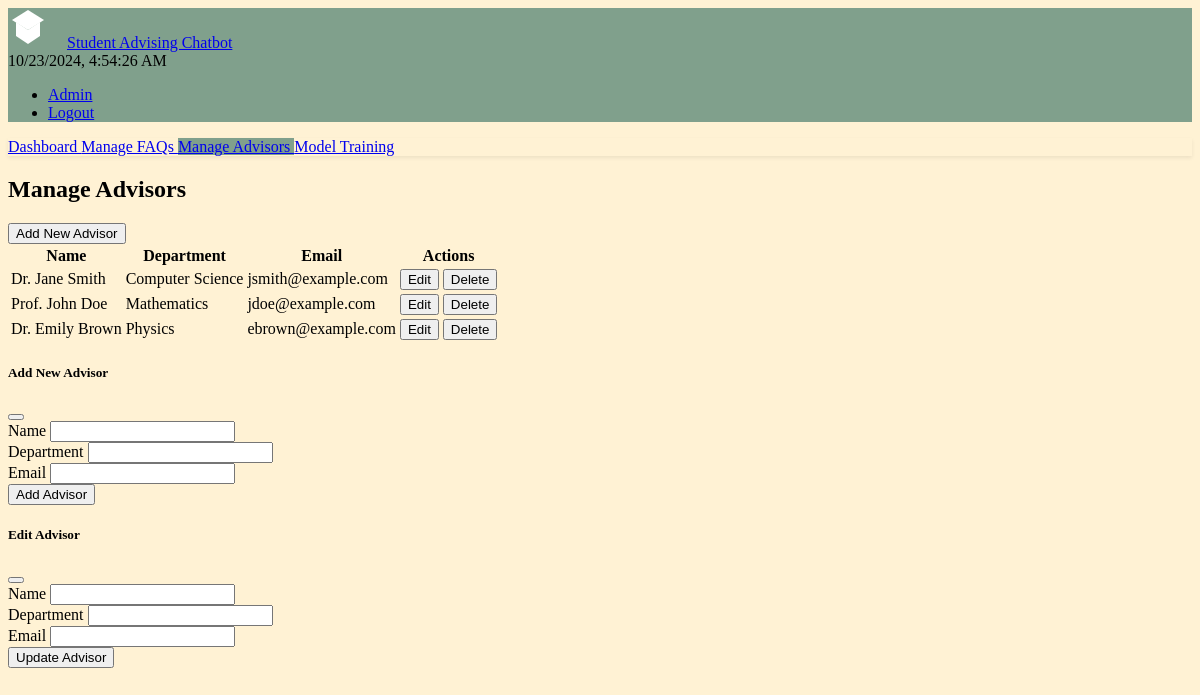
The app's page /admin/advisors (signed in), older data.
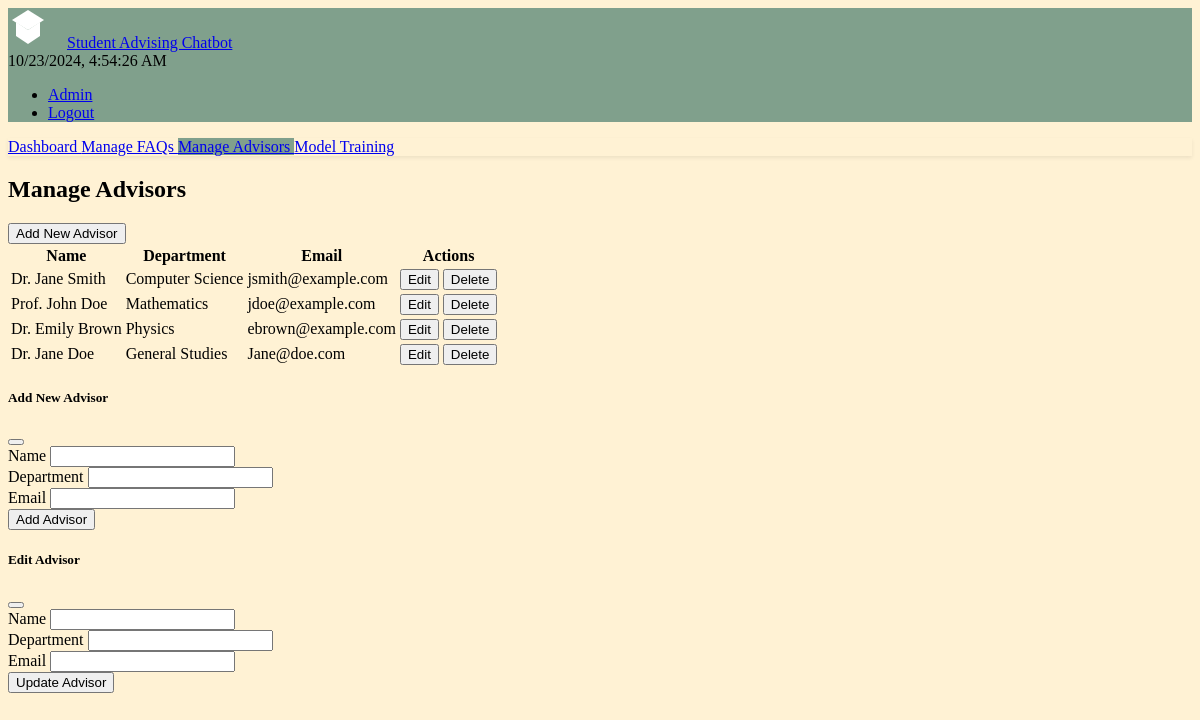
The same page, newer data.
### models.py (models this page shows, shortened)
class Advisor(db.Model):
    id = db.Column(db.Integer, primary_key=True)
    name = db.Column(db.String(64), nullable=False)
    department = db.Column(db.String(64))
    email = db.Column(db.String(120), unique=True, nullable=False)

### routes.py (the view)
@app.route('/admin/advisors')
@admin_required
def admin_advisors():
    advisors = Advisor.query.all()
    return render_template('admin/advisors.html', active_page='advisors', advisors=advisors)

### auth.py (called while the page is built)
@login_manager.user_loader
def load_user(user_id):
    return User.query.get(int(user_id))

### routes.py (called while the page is built)
def admin_required(f):
    @wraps(f)
    def decorated_function(*args, **kwargs):
        if not current_user.is_authenticated or not current_user.is_admin:
            flash('You must be an admin to access this page.', 'error')
            return redirect(url_for('login'))
        return f(*args, **kwargs)
    return decorated_function

### templates/admin/advisors.html (shortened to what this page needs)
{% extends "admin/base.html" %}
{% block admin_content %}
<h2 class="mb-4">Manage Advisors</h2>
<button type="button" class="btn btn-primary mb-4" data-bs-toggle="modal" data-bs-target="#addAdvisorModal">
    Add New Advisor
</button>
<div class="table-responsive">
    <table class="table table-striped">
        <thead>
            <tr>
                <th>Name</th>
                <th>Department</th>
                <th>Email</th>
                <th>Actions</th>
            </tr>
        </thead>
        <tbody>
            {% for advisor in advisors %}
            <tr>
                <td>{{ advisor.name }}</td>
                <td>{{ advisor.department }}</td>
                <td>{{ advisor.email }}</td>
                <td>
                    <button class="btn btn-sm btn-secondary" onclick="editAdvisor({{ advisor.id }})">Edit</button>
                    <button class="btn btn-sm btn-danger" onclick="deleteAdvisor({{ advisor.id }})">Delete</button>
                </td>
            </tr>
            {% endfor %}
        </tbody>
    </table>
</div>
<div class="modal fade" id="addAdvisorModal" tabindex="-1">
    <div class="modal-dialog">
        <div class="modal-content">
            <div class="modal-header">
                <h5 class="modal-title">Add New Advisor</h5>
                <button type="button" class="btn-close" data-bs-dismiss="modal"></button>
            </div>
            <div class="modal-body">
                <form id="addAdvisorForm" method="POST" action="{{ url_for('admin_add_advisor') }}">
                    <div class="mb-3">
                        <label for="name" class="form-label">Name</label>
                        <input type="text" class="form-control" id="name" name="name" required>
                    </div>
                    <div class="mb-3">
                        <label for="department" class="form-label">Department</label>
                        <input type="text" class="form-control" id="department" name="department" required>
                    </div>
                    <div class="mb-3">
                        <label for="email" class="form-label">Email</label>
                        <input type="email" class="form-control" id="email" name="email" required>
                    </div>
                    <button type="submit" class="btn btn-primary">Add Advisor</button>
                </form>
            </div>
        </div>
    </div>
</div>
<div class="modal fade" id="editAdvisorModal" tabindex="-1">
    <div class="modal-dialog">
        <div class="modal-content">
            <div class="modal-header">
                <h5 class="modal-title">Edit Advisor</h5>
                <button type="button" class="btn-close" data-bs-dismiss="modal"></button>
            </div>
            <div class="modal-body">
                <form id="editAdvisorForm" method="POST">
                    <div class="mb-3">
                        <label for="editName" class="form-label">Name</label>
                        <input type="text" class="form-control" id="editName" name="name" required>
                    </div>
                    <div class="mb-3">
                        <label for="editDepartment" class="form-label">Department</label>
                        <input type="text" class="form-control" id="editDepartment" name="department" required>
                    </div>
                    <div class="mb-3">
                        <label for="editEmail" class="form-label">Email</label>
                        <input type="email" class="form-control" id="editEmail" name="email" required>
                    </div>
                    <button type="submit" class="btn btn-primary">Update Advisor</button>
                </form>
            </div>
        </div>
    </div>
</div>
{% endblock %}

### templates/admin/base.html (shortened to what this page needs)
{% extends "base.html" %}
{% block content %}
<div class="container">
    <div class="row">
        <div class="col-md-3">
            <div class="list-group mb-4 shadow-sm">
                <a href="{{ url_for('admin_dashboard') }}" class="list-group-item list-group-item-action {% if active_page == 'dashboard' %}active{% endif %}">
                     Dashboard
                </a>
                <a href="{{ url_for('admin_faqs') }}" class="list-group-item list-group-item-action {% if active_page == 'faqs' %}active{% endif %}">
                     Manage FAQs
                </a>
                <a href="{{ url_for('admin_advisors') }}" class="list-group-item list-group-item-action {% if active_page == 'advisors' %}active{% endif %}">
                     Manage Advisors
                </a>
                <a href="#" class="list-group-item list-group-item-action">
                     Model Training
                </a>
            </div>
        </div>
        <div class="col-md-9">
            {% block admin_content %}{% endblock %}
        </div>
    </div>
</div>
{% endblock %}

### templates/base.html (shortened to what this page needs)
<!DOCTYPE html>
<html lang="en" data-bs-theme="dark">
<head>
    <link rel="stylesheet" href="https://cdn.replit.com/agent/bootstrap-agent-dark-theme.min.css">
    <link rel="stylesheet" href="{{ url_for('static', filename='css/custom.css') }}">
</head>
<body class="d-flex flex-column min-vh-100">
    <nav class="navbar navbar-expand-lg navbar-dark">
        <div class="container">
            <img src="{{ url_for('static', filename='images/university-logo-mark.svg') }}" alt="University Logo" class="navbar-logo">
            <a class="navbar-brand fw-bold fs-4" href="{{ url_for('index') }}">Student Advising Chatbot</a>
            <div class="navbar-text text-light" id="datetime"></div>
            <ul class="navbar-nav ms-auto">
                {% if current_user.is_authenticated %}
                    {% if current_user.is_admin %}
                        <li class="nav-item">
                            <a class="nav-link" href="{{ url_for('admin_dashboard') }}">Admin</a>
                        </li>
                    {% endif %}
                    <li class="nav-item">
                        <a class="nav-link" href="{{ url_for('logout') }}">Logout</a>
                    </li>
                {% else %}
                    <li class="nav-item">
                        <a class="nav-link" href="{{ url_for('login') }}">Login</a>
                    </li>
                {% endif %}
            </ul>
        </div>
    </nav>
    <div class="container mt-4 flex-grow-1">
        {% block content %}{% endblock %}
    </div>
</body>
</html>

### static/css/custom.css (style rules this page uses)
body { background-color: #fff2d4; }
.navbar { background-color: #80a08c !important; }
.navbar-logo { height: 40px; margin-right: 15px; }
.list-group-item.active { background-color: #80a08c; border-color: #80a08c; }
.shadow-sm { box-shadow: 0 0.125rem 0.25rem rgba(0, 0, 0, 0.075) !important; }

Row changes from the older to the newer data that the page shows:
added Advisor: name "Dr. Jane Doe", department "General Studies", email "Jane@doe.com"
